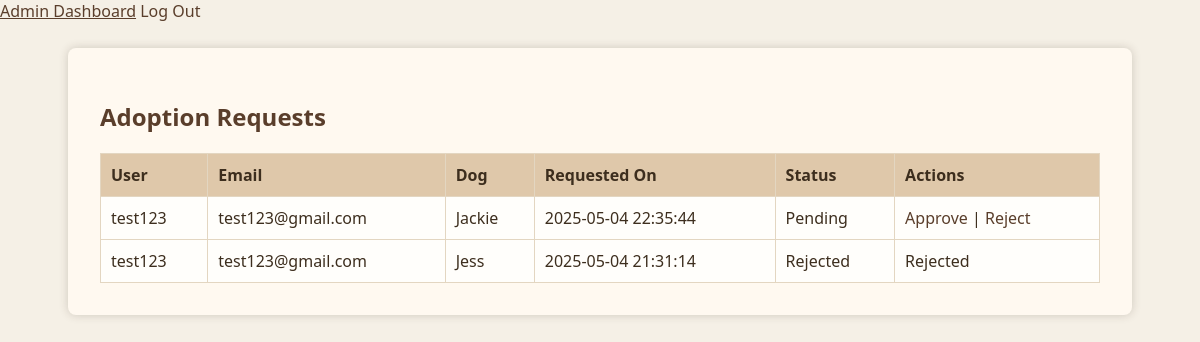
/SEProject/dogAdoptionCentre/admin/view_adoption_requests.php (signed in), run on the app's committed database.
### tables this page shows
CREATE TABLE `adoption_requests` (
  `id` int(11) NOT NULL,
  `user_id` int(11) NOT NULL,
  `dog_id` int(11) NOT NULL,
  `request_date` timestamp NOT NULL DEFAULT current_timestamp(),
  `status` enum('Pending','Approved','Rejected') DEFAULT 'Pending',
  `decision_date` timestamp NULL DEFAULT NULL
);

CREATE TABLE `users` (
  `id` int(11) NOT NULL,
  `first_name` varchar(100) NOT NULL,
  `email` varchar(255) NOT NULL,
  `password` varchar(255) NOT NULL,
  `created_at` timestamp NOT NULL DEFAULT current_timestamp()
);

CREATE TABLE `dogs` (
  `id` int(11) NOT NULL,
  `name` varchar(100) NOT NULL,
  `breed` varchar(100) NOT NULL,
  `age` int(11) NOT NULL,
  `gender` enum('Male','Female') NOT NULL,
  `description` text DEFAULT NULL,
  `image` varchar(255) DEFAULT NULL,
  `created_at` timestamp NOT NULL DEFAULT current_timestamp(),
  `is_available` tinyint(1) DEFAULT 1
);

### SEProject/dogAdoptionCentre/classes/AdoptionRequest.php (called while the page is built, shortened)
<?php
class AdoptionRequest
{
    private $db;
    public function __construct($db)
    {
        $this->db = $db;
    }
    public function readAllWithDetails()
    {
        $query = "
        SELECT ar.*, u.first_name, u.email, d.name AS dog_name
        FROM adoption_requests ar
        JOIN users u ON ar.user_id = u.id
        LEFT JOIN dogs d ON ar.dog_id = d.id
        ORDER BY ar.request_date DESC
    ";
        $stmt = $this->db->prepare($query);
        $stmt->execute();
        return $stmt->fetchAll(PDO::FETCH_ASSOC);
    }
}
?>

### SEProject/dogAdoptionCentre/admin/view_adoption_requests.php (the view, shortened to what this page needs)
<?php require_once '../template/header.php'; ?>
<?php
require '../classes/AdoptionRequest.php';
$db = new Database();
$pdo = $db->getConnection();
$requestModel = new AdoptionRequest($pdo);
$requests = $requestModel->readAllWithDetails();
?>
<!DOCTYPE html>
<html lang="en">
<head>
    <link rel="stylesheet" href="../css/theme.css">
</head>
<body>
<div class="container">
    <h2>Adoption Requests</h2>
    <table>
        <thead>
        <tr>
            <th>User</th>
            <th>Email</th>
            <th>Dog</th>
            <th>Requested On</th>
            <th>Status</th>
            <th>Actions</th>
        </tr>
        </thead>
        <tbody>
        <?php if (!empty($requests)): ?>
            <?php foreach ($requests as $req): ?>
                <tr>
                    <td><?= htmlspecialchars($req['first_name']) ?></td>
                    <td><?= htmlspecialchars($req['email']) ?></td>
                    <td><?= htmlspecialchars($req['dog_name'] ?? 'Dog Adopted') ?></td>
                    <td><?= htmlspecialchars($req['request_date']) ?></td>
                    <td><?= htmlspecialchars($req['status']) ?></td>
                    <td>
                        <?php if ($req['status'] === 'Pending'): ?>
                            <a href="?action=approve&id=<?= $req['id'] ?>">Approve</a> |
                            <a href="?action=reject&id=<?= $req['id'] ?>">Reject</a>
                        <?php else: ?>
                            <?= htmlspecialchars($req['status']) ?>
                        <?php endif; ?>
                    </td>
                </tr>
            <?php endforeach; ?>
        <?php else: ?>
            <tr><td colspan="6">No adoption requests found.</td></tr>
        <?php endif; ?>
        </tbody>
    </table>
</div>
</body>
</html>

### SEProject/dogAdoptionCentre/css/theme.css (style rules this page uses)
body { margin: 0; font-family: "Segoe UI", sans-serif; background-color: #f5f0e6; color: #3d2e1e; }
.container { max-width: 1000px; margin: 0 auto; padding: 2rem; background-color: #fff9f0; box-shadow: 0 0 10px rgba(61, 46, 30, 0.2); border-radius: 8px; }
h1, h2, h3 { color: #5a3e2b; }
a { color: #5a3e2b; text-decoration: none; }
table { width: 100%; border-collapse: collapse; background-color: #fffefb; margin-top: 1rem; }
th, td { border: 1px solid #e3d6c1; padding: 10px; text-align: left; }
th { background-color: #dfc8aa; color: #3d2e1e; }

### data on the page
adoption_requests: user.first_name "test123", user.email "test123@gmail.com", dog.name "Jackie", request_date "2025-05-04 22:35:44", status "Pending"
adoption_requests: user.first_name "test123", user.email "test123@gmail.com", dog.name "Jess", request_date "2025-05-04 21:31:14", status "Rejected"
